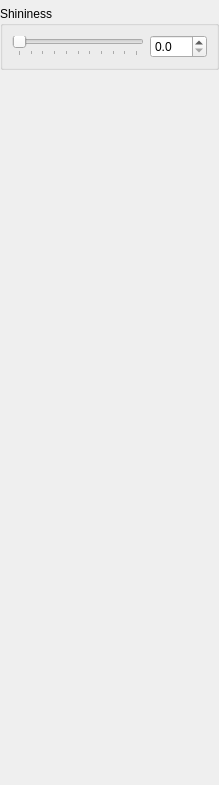
<?xml version="1.0" encoding="UTF-8"?>
<ui version="4.0">
 <class>MaterialDock</class>
 <widget class="QDockWidget" name="MaterialDock">
  <property name="geometry">
   <rect>
    <x>0</x>
    <y>0</y>
    <width>219</width>
    <height>785</height>
   </rect>
  </property>
  <property name="windowTitle">
   <string>Material</string>
  </property>
  <widget class="QWidget" name="dockWidgetContents">
   <layout class="QVBoxLayout" name="verticalLayout">
    <property name="leftMargin">
     <number>0</number>
    </property>
    <property name="topMargin">
     <number>0</number>
    </property>
    <property name="rightMargin">
     <number>0</number>
    </property>
    <property name="bottomMargin">
     <number>0</number>
    </property>
    <item>
     <widget class="LightColorWidget" name="colorWidget" native="true"/>
    </item>
    <item>
     <widget class="QGroupBox" name="shininessGroupBox">
      <property name="title">
       <string>Shininess</string>
      </property>
      <layout class="QVBoxLayout" name="verticalLayout_2">
       <item>
        <layout class="QHBoxLayout" name="shininessLayout">
         <item>
          <widget class="QSlider" name="shininessSlider">
           <property name="minimumSize">
            <size>
             <width>100</width>
             <height>0</height>
            </size>
           </property>
           <property name="maximum">
            <number>1280</number>
           </property>
           <property name="orientation">
            <enum>Qt::Horizontal</enum>
           </property>
           <property name="tickPosition">
            <enum>QSlider::TicksBelow</enum>
           </property>
           <property name="tickInterval">
            <number>128</number>
           </property>
          </widget>
         </item>
         <item>
          <widget class="QDoubleSpinBox" name="shininessDoubleSpinBox">
           <property name="accelerated">
            <bool>true</bool>
           </property>
           <property name="decimals">
            <number>1</number>
           </property>
           <property name="maximum">
            <double>128.000000000000000</double>
           </property>
           <property name="singleStep">
            <double>0.100000000000000</double>
           </property>
          </widget>
         </item>
        </layout>
       </item>
      </layout>
     </widget>
    </item>
    <item>
     <spacer name="verticalSpacer">
      <property name="orientation">
       <enum>Qt::Vertical</enum>
      </property>
      <property name="sizeHint" stdset="0">
       <size>
        <width>0</width>
        <height>0</height>
       </size>
      </property>
     </spacer>
    </item>
   </layout>
  </widget>
 </widget>
 <customwidgets>
  <customwidget>
   <class>LightColorWidget</class>
   <extends>QWidget</extends>
   <header>LightColorWidget.h</header>
   <container>1</container>
  </customwidget>
 </customwidgets>
 <resources/>
 <connections/>
</ui>
